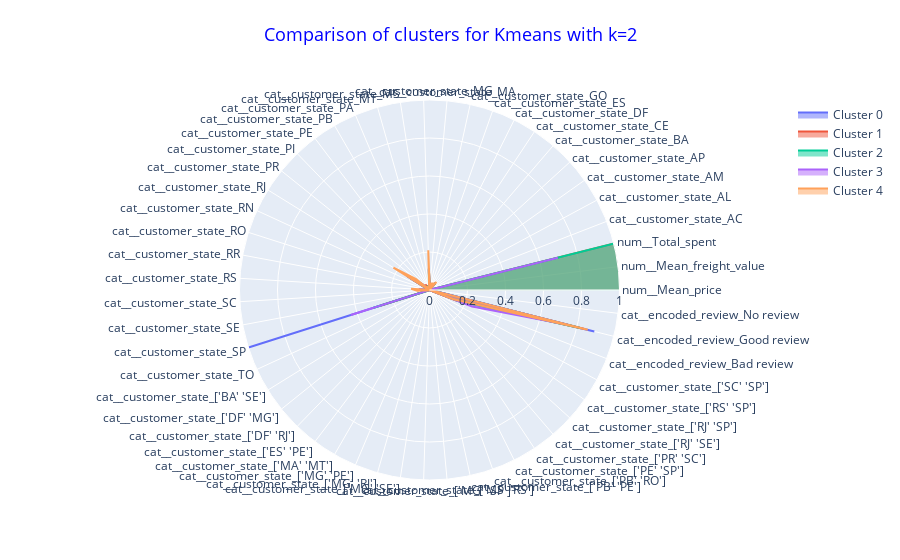
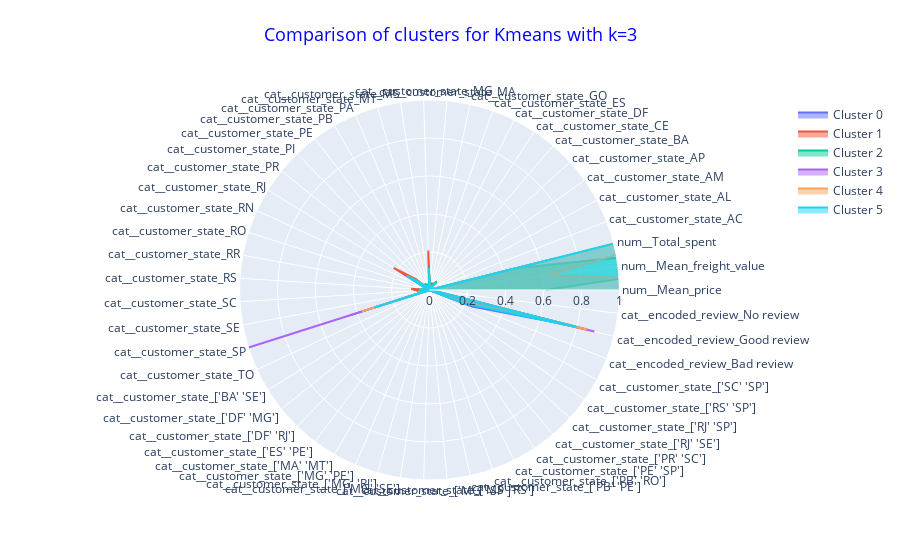

These figures' notebook cell, in order:
### Code cell
# Radar plot with Plotly :

import plotly.graph_objs as go

# For kmeans with 2 clusters :

fig = go.Figure()
df = data_grouped_kmeans_2
for cluster in df.index:
    fig.add_trace(go.Scatterpolar(r=df[df.index==cluster].iloc[:,1:].values.reshape(-1),
                                  theta=df.columns[1:],
                                  fill='toself',
                                  name='Cluster '+str(cluster)))
    fig.update_layout(
        polar=dict(
        radialaxis=dict(
          visible=True,
          range=[0, 1]
        )),
        showlegend=True,
        title={
            'text': "Comparison of clusters for Kmeans with k=2",
            'y':0.95,
            'x':0.5,
            'xanchor': 'center',
            'yanchor': 'top'},
        title_font_color="blue",
        title_font_size=18)

fig.show()

# For kmeans with 3 clusters :

fig = go.Figure()
df = data_grouped_kmeans_3
for cluster in df.index:
    fig.add_trace(go.Scatterpolar(r=df[df.index==cluster].iloc[:,1:].values.reshape(-1),
                                  theta=df.columns[1:],
                                  fill='toself',
                                  name='Cluster '+str(cluster)))
    fig.update_layout(
        polar=dict(
        radialaxis=dict(
          visible=True,
          range=[0, 1]
        )),
        showlegend=True,
        title={
            'text': "Comparison of clusters for Kmeans with k=3",
            'y':0.95,
            'x':0.5,
            'xanchor': 'center',
            'yanchor': 'top'},
        title_font_color="blue",
        title_font_size=18)

fig.show()

### Figure 1 — Plotly figure (JSON) as saved in the notebook; plotly's stock layout.template omitted (floating-point values rounded to 4 significant figures)
{"data": [{"fill": "toself", "name": "Cluster 0", "r": [-0.199, -0.4343, -0.2124, 0, 5.717e-05, 0, 2.859e-05, 0, 5.717e-05, 0, 0, 0, 2.859e-05, 0, 8.576e-05, 2.859e-05, 2.859e-05, 5.717e-05, 0, 5.717e-05, 0, 0, 8.576e-05, 2.859e-05, 0, 0, 0, 0, 0.9994, 2.859e-05, 0, 0, 0, 0, 0, 0, 0, 0, 0, 0, 0, 0, 0, 0, 0, 0, 0, 0, 0.09997, 0.8946, 0.00546], "theta": ["num__Mean_price", "num__Mean_freight_value", "num__Total_spent", "cat__customer_state_AC", "cat__customer_state_AL", "cat__customer_state_AM", "cat__customer_state_AP", "cat__customer_state_BA", "cat__customer_state_CE", "cat__customer_state_DF", "cat__customer_state_ES", "cat__customer_state_GO", "cat__customer_state_MA", "cat__customer_state_MG", "cat__customer_state_MS", "cat__customer_state_MT", "cat__customer_state_PA", "cat__customer_state_PB", "cat__customer_state_PE", "cat__customer_state_PI", "cat__customer_state_PR", "cat__customer_state_RJ", "cat__customer_state_RN", "cat__customer_state_RO", "cat__customer_state_RR", "cat__customer_state_RS", "cat__customer_state_SC", "cat__customer_state_SE", "cat__customer_state_SP", "cat__customer_state_TO", "cat__customer_state_['BA' 'SE']", "cat__customer_state_['DF' 'MG']", "cat__customer_state_['DF' 'RJ']", "cat__customer_state_['ES' 'PE']", "cat__customer_state_['MA' 'MT']", "cat__customer_state_['MG' 'PE']", "cat__customer_state_['MG' 'RJ']", "cat__customer_state_['MG' 'SE']", "cat__customer_state_['MG' 'SP']", "cat__customer_state_['MS' 'RS']", "cat__customer_state_['PB' 'PE']", "cat__customer_state_['PB' 'RO']", "cat__customer_state_['PE' 'SP']", "cat__customer_state_['PR' 'SC']", "cat__customer_state_['RJ' 'SE']", "cat__customer_state_['RJ' 'SP']", "cat__customer_state_['RS' 'SP']", "cat__customer_state_['SC' 'SP']", "cat__encoded_review_Bad review", "cat__encoded_review_Good review", "cat__encoded_review_No review"], "type": "scatterpolar"}, {"fill": "toself", "name": "Cluster 1", "r": [1.344, 1.906, 1.086, 0.003664, 0.01411, 0.002714, 0.002035, 0.04966, 0.03324, 0.02103, 0.02008, 0.02782, 0.02239, 0.1042, 0.008277, 0.01764, 0.027, 0.01995, 0.03664, 0.01452, 0.04383, 0.1239, 0.01533, 0.008684, 0.001764, 0.05631, 0.03921, 0.01031, 0.268, 0.007734, 0, 0, 0, 0, 0, 0, 0, 0, 0, 0, 0, 0, 0, 0, 0, 0, 0, 0, 0.1482, 0.8444, 0.007463], "theta": ["num__Mean_price", "num__Mean_freight_value", "num__Total_spent", "cat__customer_state_AC", "cat__customer_state_AL", "cat__customer_state_AM", "cat__customer_state_AP", "cat__customer_state_BA", "cat__customer_state_CE", "cat__customer_state_DF", "cat__customer_state_ES", "cat__customer_state_GO", "cat__customer_state_MA", "cat__customer_state_MG", "cat__customer_state_MS", "cat__customer_state_MT", "cat__customer_state_PA", "cat__customer_state_PB", "cat__customer_state_PE", "cat__customer_state_PI", "cat__customer_state_PR", "cat__customer_state_RJ", "cat__customer_state_RN", "cat__customer_state_RO", "cat__customer_state_RR", "cat__customer_state_RS", "cat__customer_state_SC", "cat__customer_state_SE", "cat__customer_state_SP", "cat__customer_state_TO", "cat__customer_state_['BA' 'SE']", "cat__customer_state_['DF' 'MG']", "cat__customer_state_['DF' 'RJ']", "cat__customer_state_['ES' 'PE']", "cat__customer_state_['MA' 'MT']", "cat__customer_state_['MG' 'PE']", "cat__customer_state_['MG' 'RJ']", "cat__customer_state_['MG' 'SE']", "cat__customer_state_['MG' 'SP']", "cat__customer_state_['MS' 'RS']", "cat__customer_state_['PB' 'PE']", "cat__customer_state_['PB' 'RO']", "cat__customer_state_['PE' 'SP']", "cat__customer_state_['PR' 'SC']", "cat__customer_state_['RJ' 'SE']", "cat__customer_state_['RJ' 'SP']", "cat__customer_state_['RS' 'SP']", "cat__customer_state_['SC' 'SP']", "cat__encoded_review_Bad review", "cat__encoded_review_Good review", "cat__encoded_review_No review"], "type": "scatterpolar"}, {"fill": "toself", "name": "Cluster 2", "r": [7.124, 2.829, 6.692, 0.002281, 0.0114, 0.003421, 0.00114, 0.04789, 0.01938, 0.02395, 0.01368, 0.01938, 0.01254, 0.1117, 0.0171, 0.01824, 0.02509, 0.01824, 0.01368, 0.009122, 0.05473, 0.1403, 0.01368, 0.009122, 0, 0.05131, 0.03763, 0.005701, 0.3124, 0.006842, 0, 0, 0, 0, 0, 0, 0, 0, 0, 0, 0, 0, 0, 0, 0, 0, 0, 0, 0.1653, 0.8233, 0.0114], "theta": ["num__Mean_price", "num__Mean_freight_value", "num__Total_spent", "cat__customer_state_AC", "cat__customer_state_AL", "cat__customer_state_AM", "cat__customer_state_AP", "cat__customer_state_BA", "cat__customer_state_CE", "cat__customer_state_DF", "cat__customer_state_ES", "cat__customer_state_GO", "cat__customer_state_MA", "cat__customer_state_MG", "cat__customer_state_MS", "cat__customer_state_MT", "cat__customer_state_PA", "cat__customer_state_PB", "cat__customer_state_PE", "cat__customer_state_PI", "cat__customer_state_PR", "cat__customer_state_RJ", "cat__customer_state_RN", "cat__customer_state_RO", "cat__customer_state_RR", "cat__customer_state_RS", "cat__customer_state_SC", "cat__customer_state_SE", "cat__customer_state_SP", "cat__customer_state_TO", "cat__customer_state_['BA' 'SE']", "cat__customer_state_['DF' 'MG']", "cat__customer_state_['DF' 'RJ']", "cat__customer_state_['ES' 'PE']", "cat__customer_state_['MA' 'MT']", "cat__customer_state_['MG' 'PE']", "cat__customer_state_['MG' 'RJ']", "cat__customer_state_['MG' 'SE']", "cat__customer_state_['MG' 'SP']", "cat__customer_state_['MS' 'RS']", "cat__customer_state_['PB' 'PE']", "cat__customer_state_['PB' 'RO']", "cat__customer_state_['PE' 'SP']", "cat__customer_state_['PR' 'SC']", "cat__customer_state_['RJ' 'SE']", "cat__customer_state_['RJ' 'SP']", "cat__customer_state_['RS' 'SP']", "cat__customer_state_['SC' 'SP']", "cat__encoded_review_Bad review", "cat__encoded_review_Good review", "cat__encoded_review_No review"], "type": "scatterpolar"}, {"fill": "toself", "name": "Cluster 3", "r": [-0.255, -0.1504, 0.6966, 0.0008058, 0.00188, 0.00188, 0.0005372, 0.03626, 0.01048, 0.0188, 0.01853, 0.02095, 0.00376, 0.1139, 0.008058, 0.009938, 0.008864, 0.005372, 0.01397, 0.00376, 0.04915, 0.1381, 0.005372, 0.00188, 0, 0.05614, 0.0325, 0.002149, 0.4346, 0.002149, 0.0002686, 0, 0, 0, 0, 0, 0, 0, 0, 0, 0, 0, 0, 0, 0, 0, 0, 0, 0.2404, 0.7491, 0.01048], "theta": ["num__Mean_price", "num__Mean_freight_value", "num__Total_spent", "cat__customer_state_AC", "cat__customer_state_AL", "cat__customer_state_AM", "cat__customer_state_AP", "cat__customer_state_BA", "cat__customer_state_CE", "cat__customer_state_DF", "cat__customer_state_ES", "cat__customer_state_GO", "cat__customer_state_MA", "cat__customer_state_MG", "cat__customer_state_MS", "cat__customer_state_MT", "cat__customer_state_PA", "cat__customer_state_PB", "cat__customer_state_PE", "cat__customer_state_PI", "cat__customer_state_PR", "cat__customer_state_RJ", "cat__customer_state_RN", "cat__customer_state_RO", "cat__customer_state_RR", "cat__customer_state_RS", "cat__customer_state_SC", "cat__customer_state_SE", "cat__customer_state_SP", "cat__customer_state_TO", "cat__customer_state_['BA' 'SE']", "cat__customer_state_['DF' 'MG']", "cat__customer_state_['DF' 'RJ']", "cat__customer_state_['ES' 'PE']", "cat__customer_state_['MA' 'MT']", "cat__customer_state_['MG' 'PE']", "cat__customer_state_['MG' 'RJ']", "cat__customer_state_['MG' 'SE']", "cat__customer_state_['MG' 'SP']", "cat__customer_state_['MS' 'RS']", "cat__customer_state_['PB' 'PE']", "cat__customer_state_['PB' 'RO']", "cat__customer_state_['PE' 'SP']", "cat__customer_state_['PR' 'SC']", "cat__customer_state_['RJ' 'SE']", "cat__customer_state_['RJ' 'SP']", "cat__customer_state_['RS' 'SP']", "cat__customer_state_['SC' 'SP']", "cat__encoded_review_Bad review", "cat__encoded_review_Good review", "cat__encoded_review_No review"], "type": "scatterpolar"}, {"fill": "toself", "name": "Cluster 4", "r": [-0.1777, -0.01665, -0.1947, 0.0009481, 0.005689, 0.00237, 0.001013, 0.05631, 0.02056, 0.03814, 0.03659, 0.03433, 0.01093, 0.2091, 0.0123, 0.01446, 0.01437, 0.006831, 0.0261, 0.007176, 0.09074, 0.2233, 0.006809, 0.003232, 0.0005818, 0.0969, 0.06467, 0.005107, 0.006766, 0.004202, 0, 2.155e-05, 2.155e-05, 2.155e-05, 2.155e-05, 2.155e-05, 2.155e-05, 2.155e-05, 6.465e-05, 2.155e-05, 2.155e-05, 2.155e-05, 4.31e-05, 6.465e-05, 2.155e-05, 4.31e-05, 2.155e-05, 2.155e-05, 0.1345, 0.8588, 0.006637], "theta": ["num__Mean_price", "num__Mean_freight_value", "num__Total_spent", "cat__customer_state_AC", "cat__customer_state_AL", "cat__customer_state_AM", "cat__customer_state_AP", "cat__customer_state_BA", "cat__customer_state_CE", "cat__customer_state_DF", "cat__customer_state_ES", "cat__customer_state_GO", "cat__customer_state_MA", "cat__customer_state_MG", "cat__customer_state_MS", "cat__customer_state_MT", "cat__customer_state_PA", "cat__customer_state_PB", "cat__customer_state_PE", "cat__customer_state_PI", "cat__customer_state_PR", "cat__customer_state_RJ", "cat__customer_state_RN", "cat__customer_state_RO", "cat__customer_state_RR", "cat__customer_state_RS", "cat__customer_state_SC", "cat__customer_state_SE", "cat__customer_state_SP", "cat__customer_state_TO", "cat__customer_state_['BA' 'SE']", "cat__customer_state_['DF' 'MG']", "cat__customer_state_['DF' 'RJ']", "cat__customer_state_['ES' 'PE']", "cat__customer_state_['MA' 'MT']", "cat__customer_state_['MG' 'PE']", "cat__customer_state_['MG' 'RJ']", "cat__customer_state_['MG' 'SE']", "cat__customer_state_['MG' 'SP']", "cat__customer_state_['MS' 'RS']", "cat__customer_state_['PB' 'PE']", "cat__customer_state_['PB' 'RO']", "cat__customer_state_['PE' 'SP']", "cat__customer_state_['PR' 'SC']", "cat__customer_state_['RJ' 'SE']", "cat__customer_state_['RJ' 'SP']", "cat__customer_state_['RS' 'SP']", "cat__customer_state_['SC' 'SP']", "cat__encoded_review_Bad review", "cat__encoded_review_Good review", "cat__encoded_review_No review"], "type": "scatterpolar"}], "layout": {"polar": {"radialaxis": {"range": [0, 1], "visible": true}}, "showlegend": true, "title": {"font": {"color": "blue", "size": 18}, "text": "Comparison of clusters for Kmeans with k=2", "x": 0.5, "xanchor": "center", "y": 0.95, "yanchor": "top"}}}

### Figure 2 — Plotly figure (JSON) as saved in the notebook; plotly's stock layout.template omitted (floating-point values rounded to 4 significant figures)
{"data": [{"fill": "toself", "name": "Cluster 0", "r": [-0.267, -0.1559, 0.6689, 0.0008123, 0.001895, 0.001895, 0.0005416, 0.03656, 0.01002, 0.01895, 0.01868, 0.02085, 0.00352, 0.1135, 0.007853, 0.01002, 0.008936, 0.005686, 0.01381, 0.003249, 0.04847, 0.1384, 0.005145, 0.001895, 0, 0.05605, 0.03276, 0.002166, 0.436, 0.002166, 0.0002708, 0, 0, 0, 0, 0, 0, 0, 0, 0, 0, 0, 0, 0, 0, 0, 0, 0, 0.2402, 0.7493, 0.01056], "theta": ["num__Mean_price", "num__Mean_freight_value", "num__Total_spent", "cat__customer_state_AC", "cat__customer_state_AL", "cat__customer_state_AM", "cat__customer_state_AP", "cat__customer_state_BA", "cat__customer_state_CE", "cat__customer_state_DF", "cat__customer_state_ES", "cat__customer_state_GO", "cat__customer_state_MA", "cat__customer_state_MG", "cat__customer_state_MS", "cat__customer_state_MT", "cat__customer_state_PA", "cat__customer_state_PB", "cat__customer_state_PE", "cat__customer_state_PI", "cat__customer_state_PR", "cat__customer_state_RJ", "cat__customer_state_RN", "cat__customer_state_RO", "cat__customer_state_RR", "cat__customer_state_RS", "cat__customer_state_SC", "cat__customer_state_SE", "cat__customer_state_SP", "cat__customer_state_TO", "cat__customer_state_['BA' 'SE']", "cat__customer_state_['DF' 'MG']", "cat__customer_state_['DF' 'RJ']", "cat__customer_state_['ES' 'PE']", "cat__customer_state_['MA' 'MT']", "cat__customer_state_['MG' 'PE']", "cat__customer_state_['MG' 'RJ']", "cat__customer_state_['MG' 'SE']", "cat__customer_state_['MG' 'SP']", "cat__customer_state_['MS' 'RS']", "cat__customer_state_['PB' 'PE']", "cat__customer_state_['PB' 'RO']", "cat__customer_state_['PE' 'SP']", "cat__customer_state_['PR' 'SC']", "cat__customer_state_['RJ' 'SE']", "cat__customer_state_['RJ' 'SP']", "cat__customer_state_['RS' 'SP']", "cat__customer_state_['SC' 'SP']", "cat__encoded_review_Bad review", "cat__encoded_review_Good review", "cat__encoded_review_No review"], "type": "scatterpolar"}, {"fill": "toself", "name": "Cluster 1", "r": [-0.157, -0.00361, -0.177, 0.0009321, 0.005847, 0.002352, 0.001038, 0.05614, 0.02123, 0.03786, 0.03635, 0.03426, 0.01059, 0.2074, 0.01233, 0.01451, 0.01466, 0.006716, 0.02657, 0.006822, 0.0898, 0.2219, 0.006546, 0.003135, 0.0006144, 0.09629, 0.06417, 0.005, 0.01208, 0.004385, 0, 2.119e-05, 2.119e-05, 2.119e-05, 2.119e-05, 2.119e-05, 2.119e-05, 2.119e-05, 6.356e-05, 2.119e-05, 2.119e-05, 2.119e-05, 4.237e-05, 6.356e-05, 2.119e-05, 4.237e-05, 2.119e-05, 2.119e-05, 0.1349, 0.8584, 0.006716], "theta": ["num__Mean_price", "num__Mean_freight_value", "num__Total_spent", "cat__customer_state_AC", "cat__customer_state_AL", "cat__customer_state_AM", "cat__customer_state_AP", "cat__customer_state_BA", "cat__customer_state_CE", "cat__customer_state_DF", "cat__customer_state_ES", "cat__customer_state_GO", "cat__customer_state_MA", "cat__customer_state_MG", "cat__customer_state_MS", "cat__customer_state_MT", "cat__customer_state_PA", "cat__customer_state_PB", "cat__customer_state_PE", "cat__customer_state_PI", "cat__customer_state_PR", "cat__customer_state_RJ", "cat__customer_state_RN", "cat__customer_state_RO", "cat__customer_state_RR", "cat__customer_state_RS", "cat__customer_state_SC", "cat__customer_state_SE", "cat__customer_state_SP", "cat__customer_state_TO", "cat__customer_state_['BA' 'SE']", "cat__customer_state_['DF' 'MG']", "cat__customer_state_['DF' 'RJ']", "cat__customer_state_['ES' 'PE']", "cat__customer_state_['MA' 'MT']", "cat__customer_state_['MG' 'PE']", "cat__customer_state_['MG' 'RJ']", "cat__customer_state_['MG' 'SE']", "cat__customer_state_['MG' 'SP']", "cat__customer_state_['MS' 'RS']", "cat__customer_state_['PB' 'PE']", "cat__customer_state_['PB' 'RO']", "cat__customer_state_['PE' 'SP']", "cat__customer_state_['PR' 'SC']", "cat__customer_state_['RJ' 'SE']", "cat__customer_state_['RJ' 'SP']", "cat__customer_state_['RS' 'SP']", "cat__customer_state_['SC' 'SP']", "cat__encoded_review_Bad review", "cat__encoded_review_Good review", "cat__encoded_review_No review"], "type": "scatterpolar"}, {"fill": "toself", "name": "Cluster 2", "r": [0.6119, 3.232, 0.4682, 0.005985, 0.01769, 0.003643, 0.002342, 0.05959, 0.03617, 0.01795, 0.02082, 0.02914, 0.03773, 0.09446, 0.008587, 0.01848, 0.03461, 0.03071, 0.04215, 0.0255, 0.03903, 0.121, 0.02784, 0.01535, 0.002342, 0.05699, 0.03851, 0.01743, 0.1858, 0.01015, 0, 0, 0, 0, 0, 0, 0, 0, 0, 0, 0, 0, 0, 0, 0, 0, 0, 0, 0.1572, 0.8376, 0.005204], "theta": ["num__Mean_price", "num__Mean_freight_value", "num__Total_spent", "cat__customer_state_AC", "cat__customer_state_AL", "cat__customer_state_AM", "cat__customer_state_AP", "cat__customer_state_BA", "cat__customer_state_CE", "cat__customer_state_DF", "cat__customer_state_ES", "cat__customer_state_GO", "cat__customer_state_MA", "cat__customer_state_MG", "cat__customer_state_MS", "cat__customer_state_MT", "cat__customer_state_PA", "cat__customer_state_PB", "cat__customer_state_PE", "cat__customer_state_PI", "cat__customer_state_PR", "cat__customer_state_RJ", "cat__customer_state_RN", "cat__customer_state_RO", "cat__customer_state_RR", "cat__customer_state_RS", "cat__customer_state_SC", "cat__customer_state_SE", "cat__customer_state_SP", "cat__customer_state_TO", "cat__customer_state_['BA' 'SE']", "cat__customer_state_['DF' 'MG']", "cat__customer_state_['DF' 'RJ']", "cat__customer_state_['ES' 'PE']", "cat__customer_state_['MA' 'MT']", "cat__customer_state_['MG' 'PE']", "cat__customer_state_['MG' 'RJ']", "cat__customer_state_['MG' 'SE']", "cat__customer_state_['MG' 'SP']", "cat__customer_state_['MS' 'RS']", "cat__customer_state_['PB' 'PE']", "cat__customer_state_['PB' 'RO']", "cat__customer_state_['PE' 'SP']", "cat__customer_state_['PR' 'SC']", "cat__customer_state_['RJ' 'SE']", "cat__customer_state_['RJ' 'SP']", "cat__customer_state_['RS' 'SP']", "cat__customer_state_['SC' 'SP']", "cat__encoded_review_Bad review", "cat__encoded_review_Good review", "cat__encoded_review_No review"], "type": "scatterpolar"}, {"fill": "toself", "name": "Cluster 3", "r": [-0.2003, -0.4354, -0.2139, 0, 5.724e-05, 0, 2.862e-05, 0, 0.0001717, 8.586e-05, 2.862e-05, 0.0001145, 2.862e-05, 0, 8.586e-05, 8.586e-05, 2.862e-05, 5.724e-05, 8.586e-05, 5.724e-05, 0, 0, 8.586e-05, 2.862e-05, 0, 0, 0, 0, 0.9989, 2.862e-05, 0, 0, 0, 0, 0, 0, 0, 0, 0, 0, 0, 0, 0, 0, 0, 0, 0, 0, 0.09986, 0.8947, 0.005467], "theta": ["num__Mean_price", "num__Mean_freight_value", "num__Total_spent", "cat__customer_state_AC", "cat__customer_state_AL", "cat__customer_state_AM", "cat__customer_state_AP", "cat__customer_state_BA", "cat__customer_state_CE", "cat__customer_state_DF", "cat__customer_state_ES", "cat__customer_state_GO", "cat__customer_state_MA", "cat__customer_state_MG", "cat__customer_state_MS", "cat__customer_state_MT", "cat__customer_state_PA", "cat__customer_state_PB", "cat__customer_state_PE", "cat__customer_state_PI", "cat__customer_state_PR", "cat__customer_state_RJ", "cat__customer_state_RN", "cat__customer_state_RO", "cat__customer_state_RR", "cat__customer_state_RS", "cat__customer_state_SC", "cat__customer_state_SE", "cat__customer_state_SP", "cat__customer_state_TO", "cat__customer_state_['BA' 'SE']", "cat__customer_state_['DF' 'MG']", "cat__customer_state_['DF' 'RJ']", "cat__customer_state_['ES' 'PE']", "cat__customer_state_['MA' 'MT']", "cat__customer_state_['MG' 'PE']", "cat__customer_state_['MG' 'RJ']", "cat__customer_state_['MG' 'SE']", "cat__customer_state_['MG' 'SP']", "cat__customer_state_['MS' 'RS']", "cat__customer_state_['PB' 'PE']", "cat__customer_state_['PB' 'RO']", "cat__customer_state_['PE' 'SP']", "cat__customer_state_['PR' 'SC']", "cat__customer_state_['RJ' 'SE']", "cat__customer_state_['RJ' 'SP']", "cat__customer_state_['RS' 'SP']", "cat__customer_state_['SC' 'SP']", "cat__encoded_review_Bad review", "cat__encoded_review_Good review", "cat__encoded_review_No review"], "type": "scatterpolar"}, {"fill": "toself", "name": "Cluster 4", "r": [2.785, 0.6313, 2.357, 0.001858, 0.008981, 0.002168, 0.001239, 0.03685, 0.01951, 0.02385, 0.01734, 0.02323, 0.01053, 0.1146, 0.007433, 0.01579, 0.01641, 0.01022, 0.02075, 0.008671, 0.05296, 0.1233, 0.006813, 0.003407, 0.0006194, 0.05327, 0.03933, 0.003716, 0.3744, 0.002787, 0, 0, 0, 0, 0, 0, 0, 0, 0, 0, 0, 0, 0, 0, 0, 0, 0, 0, 0.1366, 0.8541, 0.009291], "theta": ["num__Mean_price", "num__Mean_freight_value", "num__Total_spent", "cat__customer_state_AC", "cat__customer_state_AL", "cat__customer_state_AM", "cat__customer_state_AP", "cat__customer_state_BA", "cat__customer_state_CE", "cat__customer_state_DF", "cat__customer_state_ES", "cat__customer_state_GO", "cat__customer_state_MA", "cat__customer_state_MG", "cat__customer_state_MS", "cat__customer_state_MT", "cat__customer_state_PA", "cat__customer_state_PB", "cat__customer_state_PE", "cat__customer_state_PI", "cat__customer_state_PR", "cat__customer_state_RJ", "cat__customer_state_RN", "cat__customer_state_RO", "cat__customer_state_RR", "cat__customer_state_RS", "cat__customer_state_SC", "cat__customer_state_SE", "cat__customer_state_SP", "cat__customer_state_TO", "cat__customer_state_['BA' 'SE']", "cat__customer_state_['DF' 'MG']", "cat__customer_state_['DF' 'RJ']", "cat__customer_state_['ES' 'PE']", "cat__customer_state_['MA' 'MT']", "cat__customer_state_['MG' 'PE']", "cat__customer_state_['MG' 'RJ']", "cat__customer_state_['MG' 'SE']", "cat__customer_state_['MG' 'SP']", "cat__customer_state_['MS' 'RS']", "cat__customer_state_['PB' 'PE']", "cat__customer_state_['PB' 'RO']", "cat__customer_state_['PE' 'SP']", "cat__customer_state_['PR' 'SC']", "cat__customer_state_['RJ' 'SE']", "cat__customer_state_['RJ' 'SP']", "cat__customer_state_['RS' 'SP']", "cat__customer_state_['SC' 'SP']", "cat__encoded_review_Bad review", "cat__encoded_review_Good review", "cat__encoded_review_No review"], "type": "scatterpolar"}, {"fill": "toself", "name": "Cluster 5", "r": [8.981, 3.323, 8.755, 0, 0.01109, 0.002217, 0.002217, 0.051, 0.02217, 0.02217, 0.01109, 0.01774, 0.01109, 0.1153, 0.01996, 0.01774, 0.02217, 0.02439, 0.01774, 0.004435, 0.05765, 0.1419, 0.008869, 0.008869, 0, 0.051, 0.04213, 0.006652, 0.3038, 0.006652, 0, 0, 0, 0, 0, 0, 0, 0, 0, 0, 0, 0, 0, 0, 0, 0, 0, 0, 0.1885, 0.7982, 0.0133], "theta": ["num__Mean_price", "num__Mean_freight_value", "num__Total_spent", "cat__customer_state_AC", "cat__customer_state_AL", "cat__customer_state_AM", "cat__customer_state_AP", "cat__customer_state_BA", "cat__customer_state_CE", "cat__customer_state_DF", "cat__customer_state_ES", "cat__customer_state_GO", "cat__customer_state_MA", "cat__customer_state_MG", "cat__customer_state_MS", "cat__customer_state_MT", "cat__customer_state_PA", "cat__customer_state_PB", "cat__customer_state_PE", "cat__customer_state_PI", "cat__customer_state_PR", "cat__customer_state_RJ", "cat__customer_state_RN", "cat__customer_state_RO", "cat__customer_state_RR", "cat__customer_state_RS", "cat__customer_state_SC", "cat__customer_state_SE", "cat__customer_state_SP", "cat__customer_state_TO", "cat__customer_state_['BA' 'SE']", "cat__customer_state_['DF' 'MG']", "cat__customer_state_['DF' 'RJ']", "cat__customer_state_['ES' 'PE']", "cat__customer_state_['MA' 'MT']", "cat__customer_state_['MG' 'PE']", "cat__customer_state_['MG' 'RJ']", "cat__customer_state_['MG' 'SE']", "cat__customer_state_['MG' 'SP']", "cat__customer_state_['MS' 'RS']", "cat__customer_state_['PB' 'PE']", "cat__customer_state_['PB' 'RO']", "cat__customer_state_['PE' 'SP']", "cat__customer_state_['PR' 'SC']", "cat__customer_state_['RJ' 'SE']", "cat__customer_state_['RJ' 'SP']", "cat__customer_state_['RS' 'SP']", "cat__customer_state_['SC' 'SP']", "cat__encoded_review_Bad review", "cat__encoded_review_Good review", "cat__encoded_review_No review"], "type": "scatterpolar"}], "layout": {"polar": {"radialaxis": {"range": [0, 1], "visible": true}}, "showlegend": true, "title": {"font": {"color": "blue", "size": 18}, "text": "Comparison of clusters for Kmeans with k=3", "x": 0.5, "xanchor": "center", "y": 0.95, "yanchor": "top"}}}
